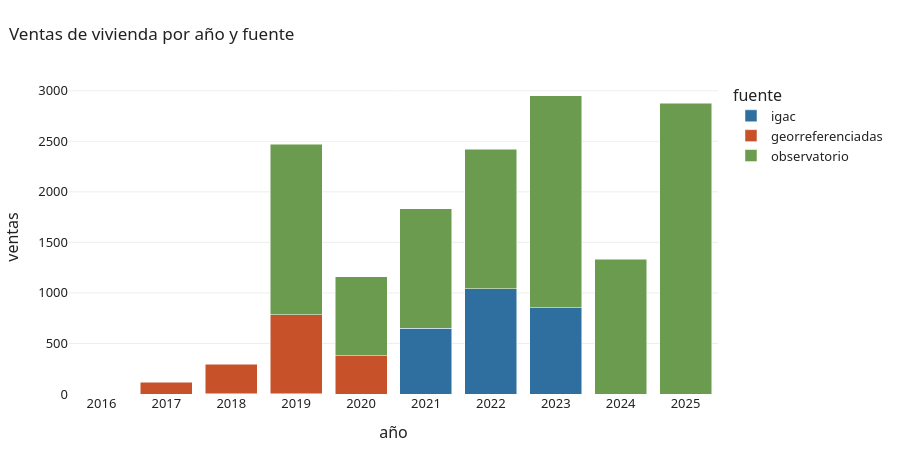

Source (notebook cell):
### Markdown cell above
## Ventas por año y fuente

### Code cell
t = viv.groupby(["anio", "fuente"]).size().rename("ventas").reset_index()
fig = px.bar(t, x="anio", y="ventas", color="fuente", barmode="stack",
             labels={"anio": "año", "fuente": "fuente"})
fig.update_xaxes(dtick=1)
mostrar(fig, "Ventas de vivienda por año y fuente")

### Figure 1 — Plotly figure (JSON) as saved in the notebook; plotly's stock layout.template omitted (floating-point values rounded to 4 significant figures)
{"data": [{"hovertemplate": "fuente=igac<br>año=%{x}<br>ventas=%{y}<extra></extra>", "legendgroup": "igac", "marker": {"color": "#2F6F9F", "pattern": {"shape": ""}}, "name": "igac", "orientation": "v", "showlegend": true, "textposition": "auto", "type": "bar", "x": [2016, 2018, 2019, 2021, 2022, 2023], "xaxis": "x", "y": [1, 1, 1, 650, 1041, 854], "yaxis": "y"}, {"hovertemplate": "fuente=georreferenciadas<br>año=%{x}<br>ventas=%{y}<extra></extra>", "legendgroup": "georreferenciadas", "marker": {"color": "#C7522A", "pattern": {"shape": ""}}, "name": "georreferenciadas", "orientation": "v", "showlegend": true, "textposition": "auto", "type": "bar", "x": [2017, 2018, 2019, 2020], "xaxis": "x", "y": [116, 294, 782, 379], "yaxis": "y"}, {"hovertemplate": "fuente=observatorio<br>año=%{x}<br>ventas=%{y}<extra></extra>", "legendgroup": "observatorio", "marker": {"color": "#6A9B4F", "pattern": {"shape": ""}}, "name": "observatorio", "orientation": "v", "showlegend": true, "textposition": "auto", "type": "bar", "x": [2019, 2020, 2021, 2022, 2023, 2024, 2025], "xaxis": "x", "y": [1686, 782, 1182, 1380, 2097, 1335, 2878], "yaxis": "y"}], "layout": {"barmode": "stack", "height": 450, "legend": {"title": {"text": "fuente"}, "tracegroupgap": 0}, "title": {"text": "Ventas de vivienda por año y fuente"}, "xaxis": {"anchor": "y", "domain": [0.0, 1.0], "dtick": 1, "title": {"text": "año"}}, "yaxis": {"anchor": "x", "domain": [0.0, 1.0], "title": {"text": "ventas"}}}}
